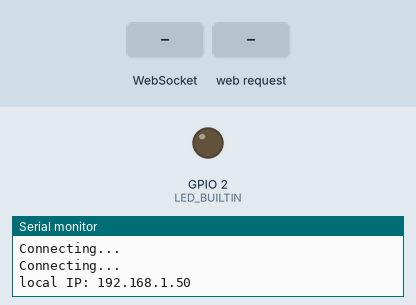
Simulated run of this program. Board: ESP32. Shown: output pins drawn as LEDs (lit = HIGH), the last lines printed to the serial monitor. The test bench sets the inputs (shaded band). WiFi joins after 1.5 s; servers stay silent unless stated.

Above: at 3.2 s.
3.3 s: WebSocket text "https" received
At 4.1 s:
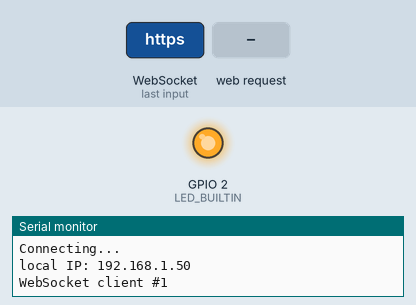
4.8 s: HTTP request GET / received
At 5.2 s:
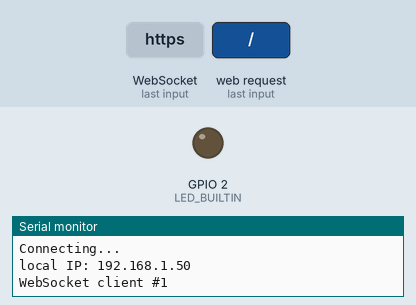
Timing chart, 0 to 7.8 s (numbered marks = the images above; inputs shaded):
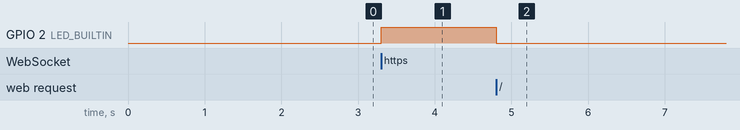

Measured:
- after the input at 3.3 s, GPIO 2 (LED_BUILTIN): LOW → HIGH at once
- after the input at 4.8 s, GPIO 2 (LED_BUILTIN): HIGH → LOW at once

The program:

main.cpp
```cpp
#include <Arduino.h>
#include <WiFi.h>
#include "wifiConfig.h"
#include "server.hpp"
static Conway conway(returnMapChar());
#define FPS 1000 * 5
long lastTime = 0;

void setup()
{
  setupLed();
  Serial.begin(115200);
  WiFi.mode(WIFI_STA);
  WiFi.begin(SSID, PASS);
  Serial.printf("Connecting to: %s\n", SSID);
  while (WiFi.status() != WL_CONNECTED)
  {
    delay(1000);
    Serial.println("Connecting...");
  }
  Serial.printf("local IP: %s\n", WiFi.localIP().toString().c_str());
  StartServer(&conway);
}

void loop()
{
  ws.cleanupClients();

  long currentTime = millis();
  long deltaTime = currentTime - lastTime;
  if (deltaTime >= FPS)
  {
    lastTime = currentTime;
    conway.update_map(ws);
    if (ws.count() > 0)
      ws.textAll(conway.map_to_string());
  }
}
```

conway.hpp
```cpp
#include <stdlib.h>
#include <Arduino.h>
#include <AsyncTCP.h>
#include <ESPAsyncWebServer.h>
#define WIDTH 20
#define HEIGHT 20

int resize(int x, int max_value)
{
    if (x < 0)
    {
        return max_value - (abs(x) % max_value);
    }
    if (x >= max_value)
    {
        return x % max_value;
    }
    return x;
}
class Conway
{
public:
    bool map[WIDTH * HEIGHT];
    bool update = false;
    // #  or 0
    Conway(char *initialMap)
    {
        for (int i = 0; i < WIDTH * HEIGHT; i++)
        {
            this->map[i] = initialMap[i] == '#';
        }
    }

    void update_cell(int x, bool is_alive)
    {
        if (update)
            return;
        int nx = resize(x, WIDTH * HEIGHT);
        this->map[nx] = is_alive;
    }

    String map_to_string()
    {
        String result;
        result.reserve(WIDTH * HEIGHT);  // Reservar espacio para evitar realocaciones

        for (int i = 0; i < WIDTH * HEIGHT; i++)
        {
            result += this->map[i] ? '#' : '-';
        }

        return result;
    }

    int check_neightbours(int x, int y)
    {
        int nx = resize(x, WIDTH);
        int ny = resize(y, HEIGHT);
        int count = 0;
        for (int ly = -1; ly <= 1; ly++)
        {
            for (int lx = -1; lx <= 1; lx++)
            {
                if (lx == 0 && ly == 0)
                    continue;
                if (this->map[resize(ny + ly, HEIGHT) * WIDTH + resize(nx + lx, WIDTH)])
                    count++;
            }
        }
        return count;
    }
    void update_map(AsyncWebSocket& ws)
    {
        static bool new_map[WIDTH * HEIGHT];
        this->update = true;

        if (ws.count() > 0)
        {
            ws.textAll("ut");
        }

        for (int y = 0; y < HEIGHT; y++)
        {
            for (int x = 0; x < WIDTH; x++)
            {
                int neighbours = this->check_neightbours(x, y);
                bool is_alive = this->map[y * WIDTH + x];
                new_map[y * WIDTH + x] = (is_alive && neighbours == 2) || neighbours == 3;
            }
        }

        memcpy(this->map, new_map, WIDTH * HEIGHT * sizeof(bool));
        this->update = false;

        if (ws.count() > 0)
        {
            ws.textAll("uf");
        }
    }
};

char *returnMapChar()
{
    String initialMap = "";
    initialMap += "--------------------";
    initialMap += "--------------------";
    initialMap += "--------------------";
    initialMap += "--------------------";
    initialMap += "-------#------------";
    initialMap += "--------#-----------";
    initialMap += "------###-----------";
    initialMap += "--------------------";
    initialMap += "--------------------";
    initialMap += "--------------------";
    initialMap += "--------------------";
    initialMap += "--------------------";
    initialMap += "--------------------";
    initialMap += "--------------------";
    initialMap += "--------------------";
    initialMap += "--------------------";
    initialMap += "--------------------";
    initialMap += "--------------------";
    initialMap += "--------------------";
    initialMap += "--------------------";

    char *initialMapChar = new char[WIDTH * HEIGHT];
    memcpy(initialMapChar, initialMap.c_str(), WIDTH * HEIGHT);
    return initialMapChar;
}
```

led.hpp
```cpp
#include <Arduino.h>
void setupLed()
{
    pinMode(LED_BUILTIN, OUTPUT);
}
void turnOnLed()
{
    digitalWrite(LED_BUILTIN, !digitalRead(LED_BUILTIN));

}
```

server.hpp
```cpp
#include <AsyncTCP.h>
#include <ESPAsyncWebServer.h>
#include "static.hpp"
#include "conway.hpp"
#include "led.hpp"
AsyncWebServer server(80);
AsyncWebSocket ws("/ws");
void handleWebSocketMessage(Conway *c, void *arg, uint8_t *data, size_t len)
{
    // i will receive something close to
    // t123
    // so lets try to do this XD
    if (len > 4)
        return;
    bool first_val = ((char)data[0]) == 't';
    char msg[len];
    // so with this i just move in the pointer?
    // i hope it works XD
    memcpy(msg, data + 1, len - 1);
    msg[len - 1] = '\0';
    int value = atoi(msg);
    c->update_cell(value, first_val);
    if (ws.count() > 0)
    {
        String mapStr = c->map_to_string();
        ws.textAll(mapStr);
    }
}

void onEvent(Conway *c, AsyncWebSocket *server, AsyncWebSocketClient *client, AwsEventType type,
             void *arg, uint8_t *data, size_t len)
{
    switch (type)
    {
    case WS_EVT_CONNECT:
        turnOnLed();
        Serial.printf("WebSocket client #%u\n", client->id());
        break;
    case WS_EVT_DISCONNECT:
        Serial.printf("WebSocket client #%u disconnected\n", client->id());
        break;
    case WS_EVT_DATA:
        handleWebSocketMessage(c, arg, data, len);
        break;
    case WS_EVT_PONG:
    case WS_EVT_ERROR:
        break;
    }
}
void initWebSocket(Conway *c)
{
    ws.onEvent([c](AsyncWebSocket *server, AsyncWebSocketClient *client, AwsEventType type,
                   void *arg, uint8_t *data, size_t len)
               { onEvent(c, server, client, type, arg, data, len); });
    server.addHandler(&ws);
}
void StartServer(Conway *c)
{
    initWebSocket(c);

    DefaultHeaders::Instance().addHeader("Access-Control-Allow-Origin", "*");
    DefaultHeaders::Instance().addHeader("Access-Control-Allow-Methods", "GET,POST,OPTIONS");
    DefaultHeaders::Instance().addHeader("Access-Control-Allow-Headers", "*");

    server.on("/", [](AsyncWebServerRequest *request)
              {
                turnOnLed();
                request->send_P(200, "text/html", index_html); });
    // veamos si aqui funciona

    server.on("/map", [c](AsyncWebServerRequest *request)
              {
                  String mapStr = c->map_to_string();
                  request->send(200, "text/plain", mapStr); });
    server.begin();
}
```

static.hpp
```cpp
#include <Arduino.h>
const char index_html[] PROGMEM = R"rawliteral(
<!DOCTYPE html>
<html lang="en">

<head>
    <meta charset="UTF-8">
    <meta name="viewport" content="width=device-width, initial-scale=1.0">
    <title>esp32 server : )</title>
</head>
<style>

    body {
        display: flex;
        flex-direction: column;
        align-items: center;
        justify-content: center;
        font-family: 'Courier New', Courier, monospace;
        background-color: #220014;
        color: #00b93e;
    }

    .cell {
        width: 17px;
        height: 17px;
        border: 1px solid #000;
        border-radius: 3px;
        appearance: none;
        -webkit-appearance: none;
        background-color: #333;  /* Color cuando está muerta */
        cursor: pointer;
    }

    .cell:checked {
        background-color: #00ff00;  /* Color cuando está viva */
    }

</style>

<body>
    <h1>
        Conway's Game of Life on my ESP32
    </h1>
    <div id="values">
    </div>
    <footer>
        <a href="https://github.com/ranon-rat">@ranon-rat</a>
    </footer>

    <script>
        const loc = window.location.hostname

        const httpServer = `http://${loc}/map`
        const wsServer = `${window.location.href.split("://")[0]==="https"?"wss":"ws"}://${loc}/ws`
        const WIDTH = 20
        const HEIGHT = 20
        let update = false
        let initialMap = Array(HEIGHT * WIDTH).fill("-")
        const ws = new WebSocket(wsServer)

        function setupCheckboxes(WIDTH, HEIGHT, initialMap) {
            const valuesElement = document.getElementById("values")
            let rows = ""
            for (let y = 0; y < HEIGHT; y++) {
                let row = "";
                for (let x = 0; x < WIDTH; x++) {
                    row += `<input class="cell" type="checkbox" ${initialMap[y * WIDTH + x] == "#" ? "checked" : ""}>`;
                }
                row += "<br/>";
                rows += row;
            }
            valuesElement.innerHTML = rows
        }
        function updateCells(map) {
            Array.from(document.getElementsByClassName("cell")).map((v, i) => {
                v.checked = map[i] == "#"
            })
        }
        function addEventListeners() {
            Array.from(document.getElementsByClassName("cell")).map((v, i) => {
                v.onchange = (e) => {
                    ws.send(e.target.checked ? `t${i}` : `f${i}`)
                }
            })
        }
        setupCheckboxes(WIDTH, HEIGHT, initialMap);
        addEventListeners();
        console.log(`http://${loc}/map`)
        fetch(`${window.location.href.split("://")[0]}://${loc}/map`).then(r => r.text()).then(d => updateCells(d))
        ws.onmessage = (e) => {
            if (e.data == "ut") {
                update = true
                return
            }
            if (e.data == "uf") {
                update = false
                return
            }
            updateCells(e.data)
        }
    </script>
</body>
</html>
)rawliteral";
```

wifiConfigExample.h
```cpp
#define SSID "your internet name"
#define PASS "password"
// hey you will know what to do in the src/main.cpp 
```
